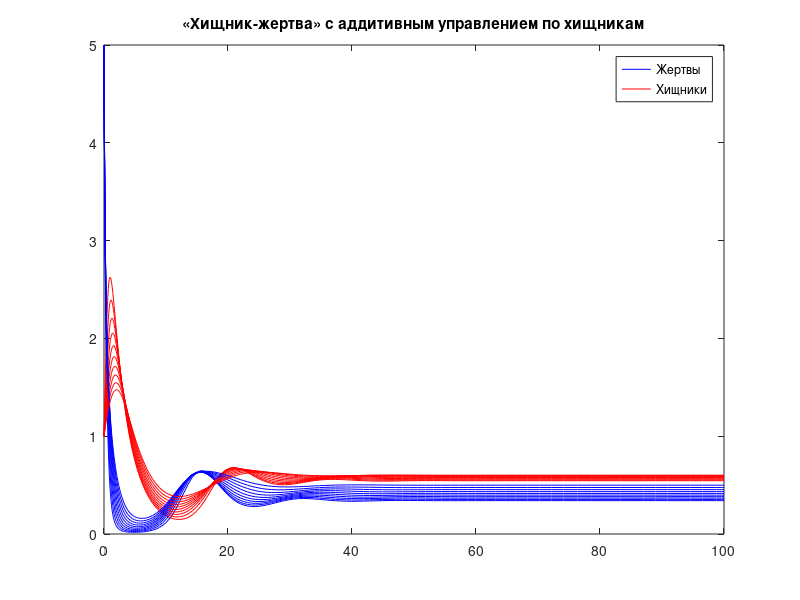

The MATLAB script that drew this image:
function pr7
t=[0 100];
clc;
x = [5; 1];

for aa=0.1:0.1:1
%for e=0.1:0.1:1
%for y=0.1:0.1:1
%for b=0.1:0.1:1
%for a=0.1:0.1:1
    [t,X]=ode45(@(t, x) Func(t,aa,x),t, x);
    plot(t,X(:,1),'b-', t,X(:,2),'r-'); legend('Жертвы','Хищники'); %график
   %plot(X(:,1), X(:,2)); %фазовый портрет
    hold on;
end
title('«Хищник-жертва» с аддитивным управлением по хищникам');
end

function out=Func(~,aa,x)
a = 0.8;
%aa = 0.8;
e = 0.8;
y = 0.3;
b = 0.055;

f1 = (a.*x(1)- (x(1).*x(2))./(1 + aa.*x(1)) - e.*x(1).*x(1));
f2 = (-y.*x(2) + (x(1).*x(2))./(1 + aa.*x(1)) - b.*x(2).*x(2));

out = [f1;f2];
end
